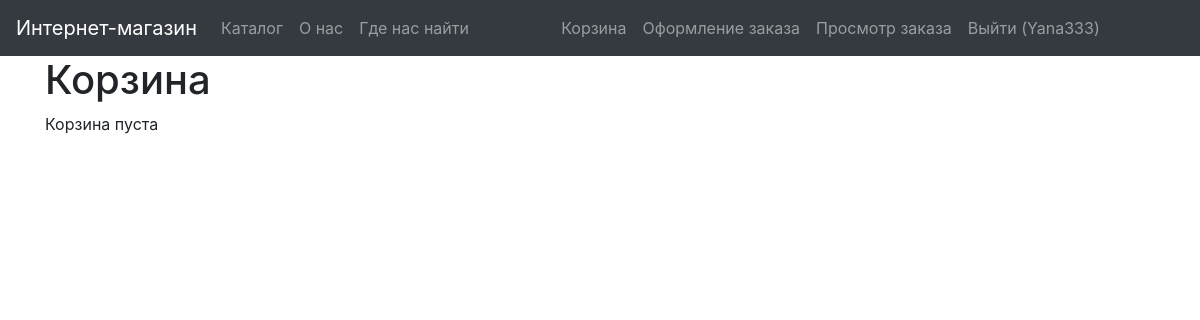
Before: /cart (signed in) with the older database file.
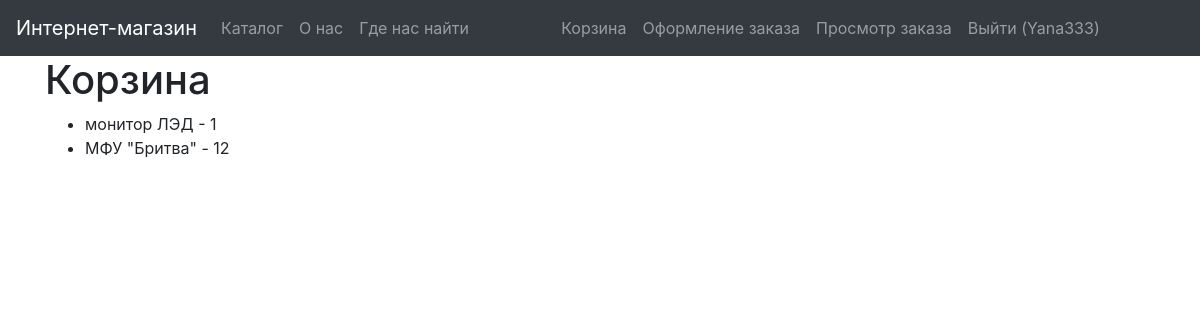
After: the same page with the newer database file.
### demo/models.py (models this page shows, shortened)
class User(AbstractUser):
    name = models.CharField(max_length=254, verbose_name='Имя', blank=False)
    surname = models.CharField(max_length=254, verbose_name='Фамилия', blank=False)
    patronymic = models.CharField(max_length=254, verbose_name='Отчество', blank=True)
    username = models.CharField(max_length=254, verbose_name='Логин', unique=True, blank=False)
    email = models.CharField(max_length=254, verbose_name='Почта', unique=True, blank=False)
    password = models.CharField(max_length=254, verbose_name='Пароль', blank=False)
    role = models.CharField(max_length=254, verbose_name='Роль',
                            choices=(('admin', 'Администратор'), ('user', 'Пользователь')), default='user')
    USERNAME_FIELD = 'username'

class Cart(models.Model):
    count = models.IntegerField(verbose_name='Кол-во', blank=False, default=1)
    product = models.ForeignKey('Product', verbose_name='Продукт', on_delete=models.CASCADE)
    user = models.ForeignKey('User', verbose_name='Айди', on_delete=models.CASCADE)

class Product(models.Model):
    name = models.CharField(max_length=254, verbose_name='Имя', blank=False)
    date = models.DateTimeField(verbose_name='Дата добавления', auto_now_add=True)
    photo_file = models.ImageField(max_length=254, upload_to=get_name_file,
                                   blank=True, null=True,
                                   validators=[FileExtensionValidator(allowed_extensions=['png', 'jpg', 'jpeg'])])
    year = models.IntegerField(verbose_name='Год производства', blank=True, null = True)
    country = models.CharField(max_length=254, verbose_name='Страна производства', blank=True)
    price = models.DecimalField(verbose_name='Стоимость', max_digits=10, decimal_places=2, blank=False,
                                default=0.00)
    count = models.IntegerField(verbose_name='Количество', blank=False, default=0)
    category = models.ForeignKey('Category', verbose_name='Категория', on_delete=models.CASCADE)

### demo/views.py (the view)
# urls.py: path('cart', cart, name='cart'),
@login_required
def cart(request):
        cart_item = request.user.cart_set.all()
        return render(request, 'demo/cart.html',
                      context={'cart_item': cart_item})

### templates/demo/cart.html
{% extends "index.html" %}
{% block content %}
    <h1>Корзина</h1>
        {% if cart_item %}
            <ul>
                {% for item in cart_item %}
                    <li>
                        {{ item.product.name }} - {{ item.count }}
                    </li>
                {% endfor %}
            </ul>
        {% else %}
            <p>Корзина пуста</p>
        {% endif %}
{% endblock %}

### templates/index.html (shortened to what this page needs)
<!doctype html>
<html lang="ru">
<head>
    {% load static %}
    <link rel="stylesheet" href="{% static 'css/bootstrap.min.css' %}">
    <link rel="stylesheet" href="{% static 'css/main.css' %}">
</head>
<body>
    <nav class="navbar navbar-expand-md navbar-dark bg-dark fixed">
        <a href="" class="navbar-brand" href="#">Интернет-магазин</a>
        <div class="collapse navbar-collapse" id="navbarsExampleDefault">
            {% block sidebar %}
                    <ul class="navbar-nav mr-auto">
                        <li class="nav-item">
                            <a href="{% url 'catalog' %}" class="nav-link">Каталог</a>
                        </li>
                        <li class="nav-item">
                            <a href="{% url 'about' %}" class="nav-link">О нас</a>
                        </li>
                        <li class="nav-item">
                            <a href="{% url 'contact' %}" class="nav-link">Где нас найти</a>
                        </li>
                    </ul>
                    <ul class="navbar-nav mr-auto">
                           {% if user.is_authenticated %}
                        <li class="nav-item">
                            <a href="{% url 'cart' %}" class="nav-link">Корзина</a>
                        </li>
                        <li class="nav-item">
                            <a href="{% url 'checkout' %}" class="nav-link">Оформление заказа</a>
                        </li>
                        <li class="nav-item">
                            <a href="{% url 'orders' %}" class="nav-link">Просмотр заказа</a>
                        </li>
                        <li class="nav-item">
                            <a href="{% url 'Logout' %}" class="nav-link">Выйти ({{ user.username }})</a>
                        </li>
                        {% endif %}
                </ul>
            {% endblock %}
        </div>
    </nav>
    <main role="main" class="container">
        <div class="starter-template">
            {% block content %}{% endblock %}
        </div>
    </main>
</body>
</html>

Changed rows visible on the page:
added Cart: product.name "монитор ЛЭД", count "1"
added Cart: product.name "МФУ \"Бритва\"", count "12"
Other visible differences:
text no longer shown: "Корзина пуста"
